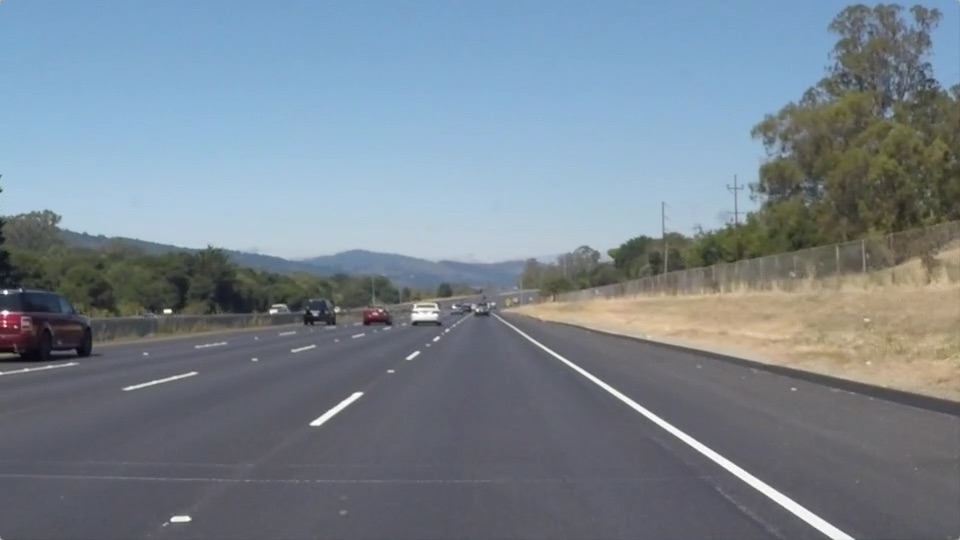
#> input picture solidWhiteRight.jpg, 960 x 540 px
$ python image1.5.py
#> lines starting #> are read from the running program, lines starting #| are printed output that depends on the picture; after the words box and inside, x2 and y2 are one past the last pixel; in counts of white or black regions, pixels touching at a corner belong together
# Do relevant imports
import matplotlib.pyplot as plt
import matplotlib.image as mpimg
import numpy as np
import cv2

# Read in and grayscale the image
image = mpimg.imread('solidWhiteRight.jpg')
#> image is the input picture: shape (540, 960, 3); mean R, G, B 120.3, 132.6, 143.7
gray = cv2.cvtColor(image,cv2.COLOR_RGB2GRAY)
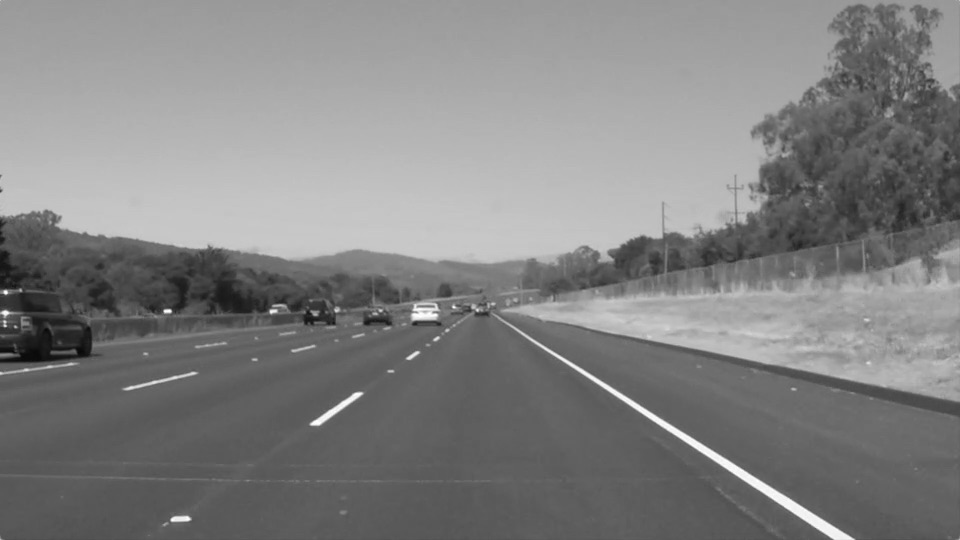
#> gray: shape (540, 960); min 8, max 255, mean 130.1

# Define a kernel size and apply Gaussian smoothing
kernel_size = 5
blur_gray = cv2.GaussianBlur(gray,(kernel_size, kernel_size),0)

# Define our parameters for Canny and apply
low_threshold = 50
high_threshold = 150
masked_edges = cv2.Canny(blur_gray, low_threshold, high_threshold)
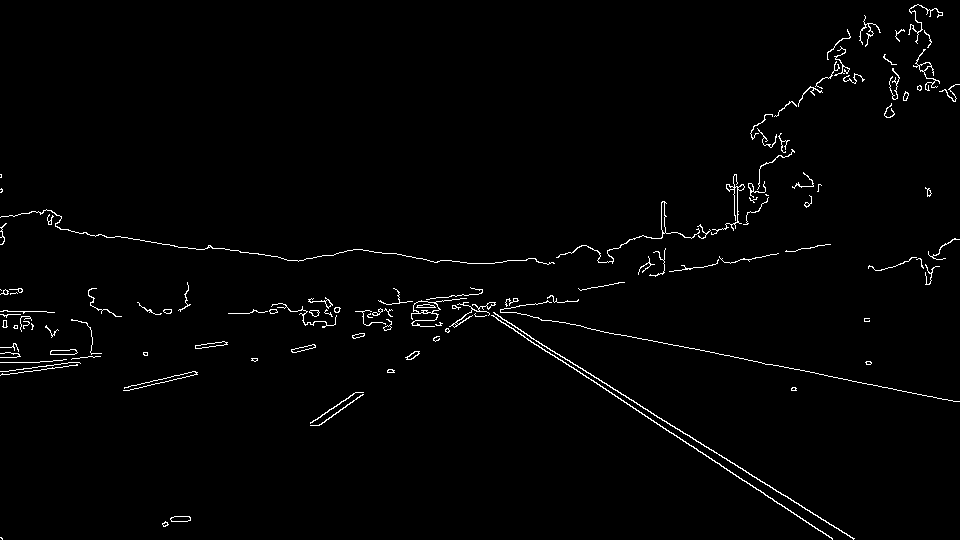
#> masked_edges: shape (540, 960); 1.5% white in thin lines or dots

# Define the Hough transform parameters
# Make a blank the same size as our image to draw on
rho = 1
theta = np.pi/180
threshold = 1
min_line_length = 10
max_line_gap = 1
line_image = np.copy(image)*0 #creating a blank to draw lines on
#> line_image: shape (540, 960, 3); every value is 0

# Run Hough on edge detected image
lines = cv2.HoughLinesP(masked_edges, rho, theta, threshold, np.array([]),
                            min_line_length, max_line_gap)
#> lines = 72 rows, first 6: [663, 428, 720, 464], [352, 402, 362, 394], [788, 498, 853, 539], [743, 470, 804, 507], [454, 327, 475, 313], [666, 233, 676, 232]

# Iterate over the output "lines" and draw lines on the blank
for line in lines:
    for x1,y1,x2,y2 in line:
        cv2.line(line_image,(x1,y1),(x2,y2),(255,255,255),10)
#> this loop made 72 passes
#> line on passes 1 to 12: [[663, 428, 720, 464]], [[352, 402, 362, 394]], [[788, 498, 853, 539]], [[743, 470, 804, 507]], [[454, 327, 475, 313]], [[666, 233, 676, 232]], [[798, 249, 817, 246]], [[768, 364, 827, 375]], [[163, 382, 174, 379]], [[536, 341, 569, 360]], [[759, 186, 759, 175]], [[162, 244, 174, 245]]
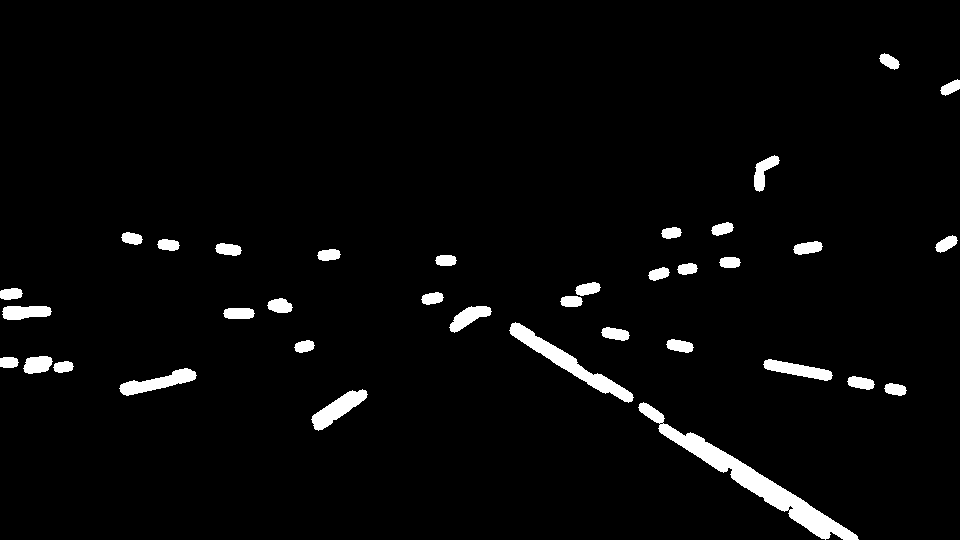
#> line_image: shape (540, 960, 3); 3.3% white; 36 white regions, largest, box (x1, y1, x2, y2) and area: (638, 402, 859, 540) 4243, (509, 322, 634, 403) 1879, (311, 389, 368, 431) 962

# Create a "color" binary image to combine with line image
color_edges = np.dstack((masked_edges, masked_edges, masked_edges))
#> color_edges: shape (540, 960, 3); 1.5% white in thin lines or dots

# Draw the lines on the edge image
combo = cv2.addWeighted(color_edges, 0.8, line_image, 1, 0)
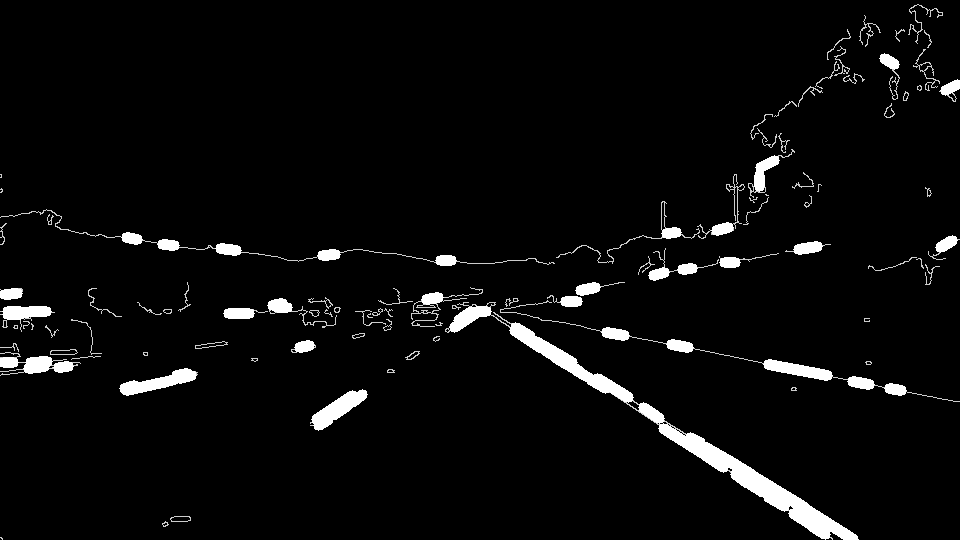
#> combo: shape (540, 960, 3); min 0, max 255, mean 10.4
plt.imshow(combo)
plt.show()

$ run again, with bridge_shadow.jpg copied over solidWhiteRight.jpg
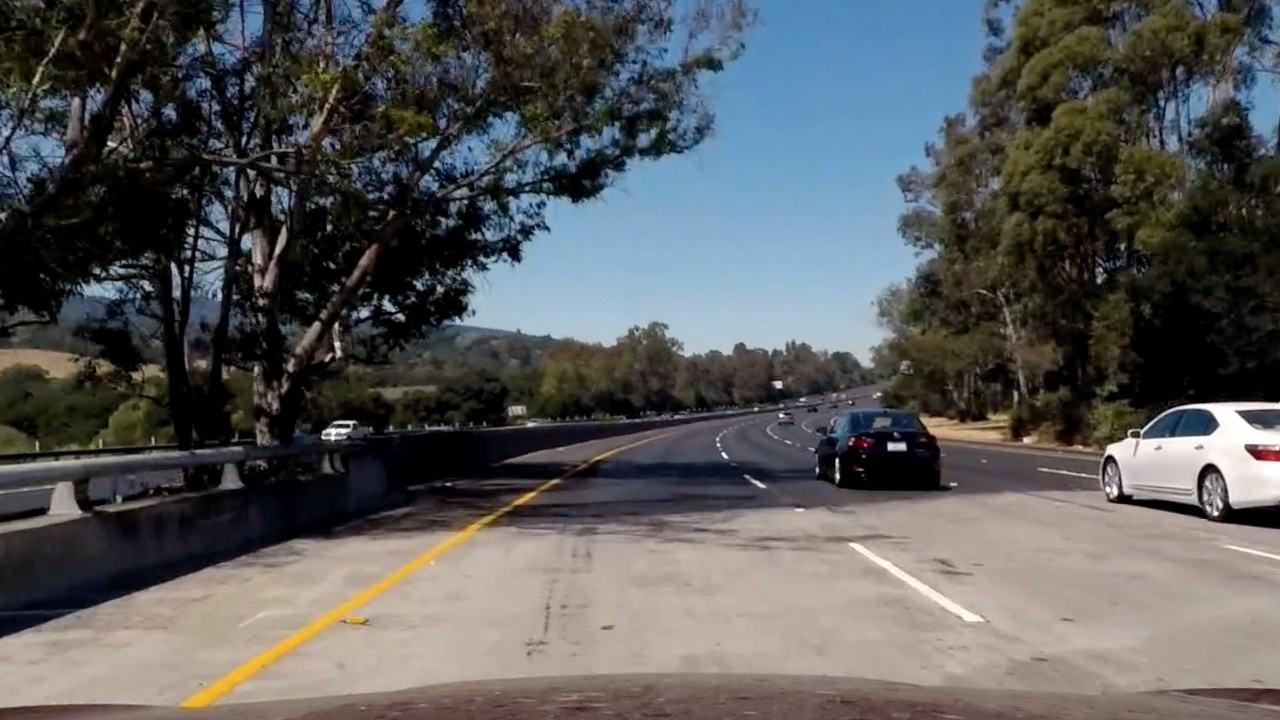
#> input picture bridge_shadow.jpg, 1280 x 720 px
#> image is the input picture: shape (720, 1280, 3); mean R, G, B 89.7, 90.6, 90.8
#> `masked_edges = cv2.Canny(blur_gray, low_threshold, high_threshold)`:
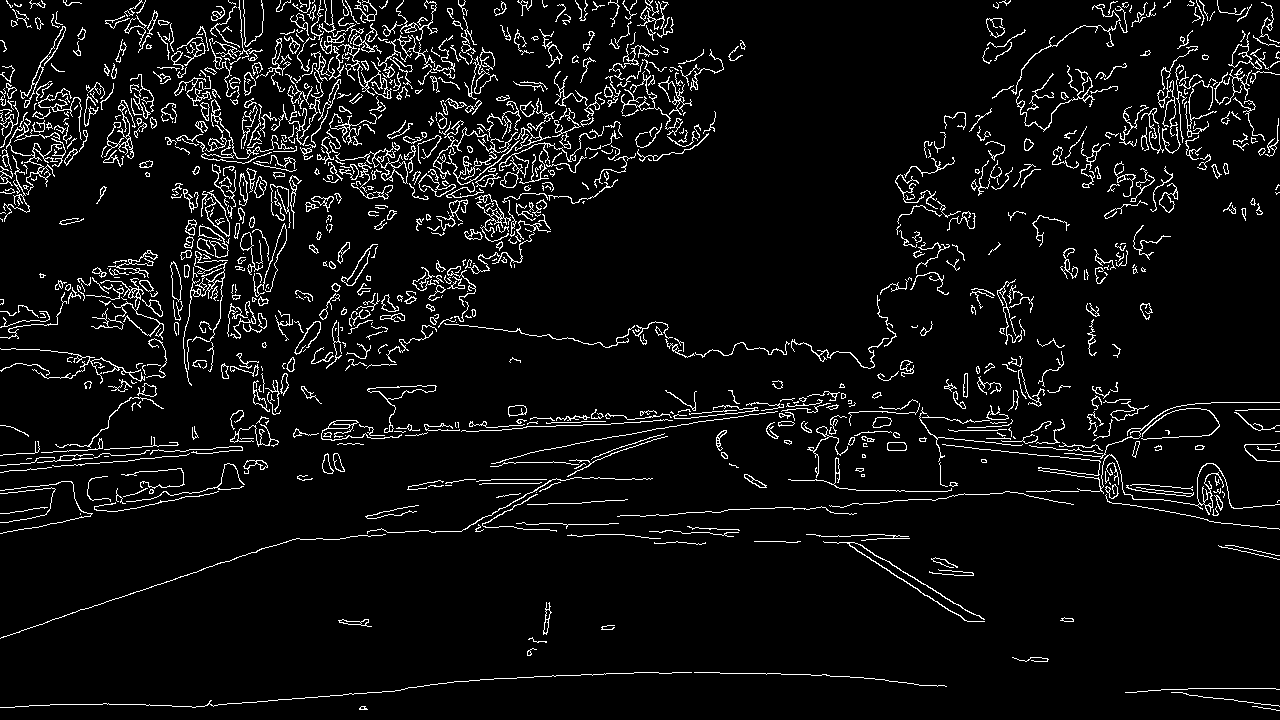
#> masked_edges: shape (720, 1280); 6.1% white in thin lines or dots
#> lines = 191 rows, first 6: [1160, 486, 1171, 486], [307, 34, 307, 23], [539, 504, 557, 503], [399, 130, 405, 120], [478, 72, 482, 60], [1150, 508, 1203, 518]
#> the loop `for line in lines:` made 191 passes
#> color_edges: shape (720, 1280, 3); 6.1% white in thin lines or dots
#> `combo = cv2.addWeighted(color_edges, 0.8, line_image, 1, 0)`:
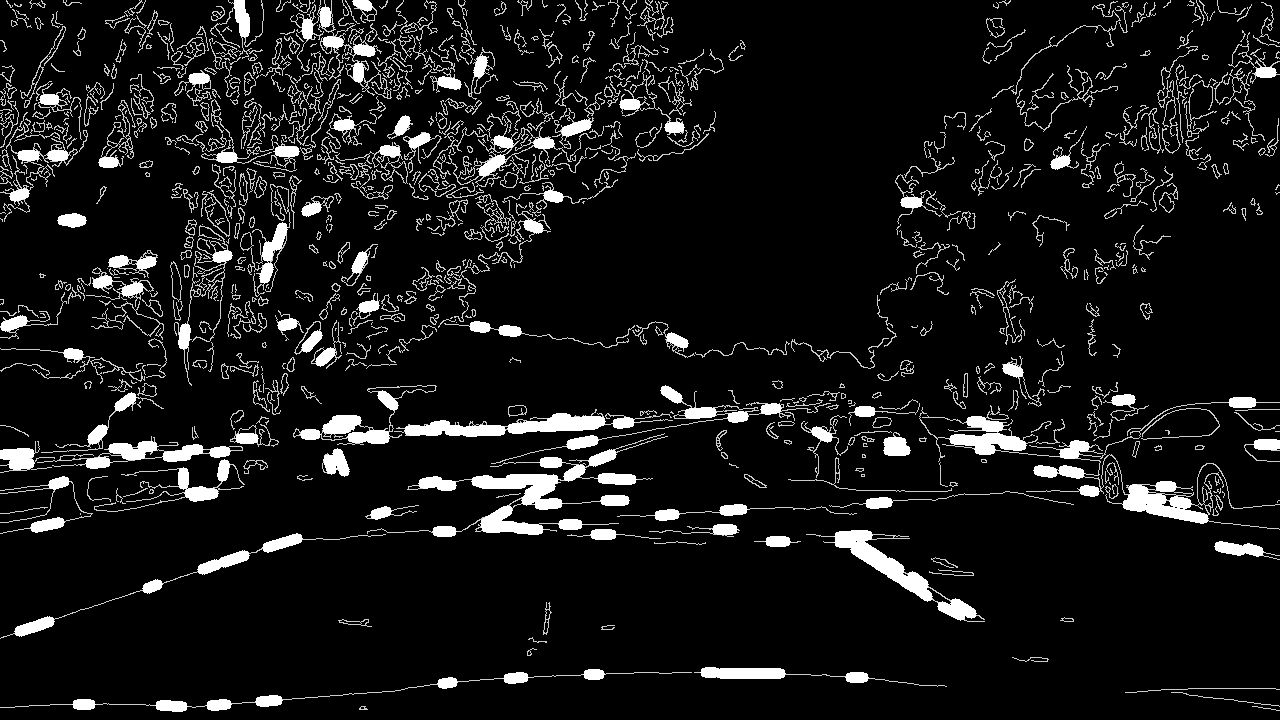
#> combo: shape (720, 1280, 3); min 0, max 255, mean 22.5

$ run again, with exit-ramp.jpg copied over solidWhiteRight.jpg
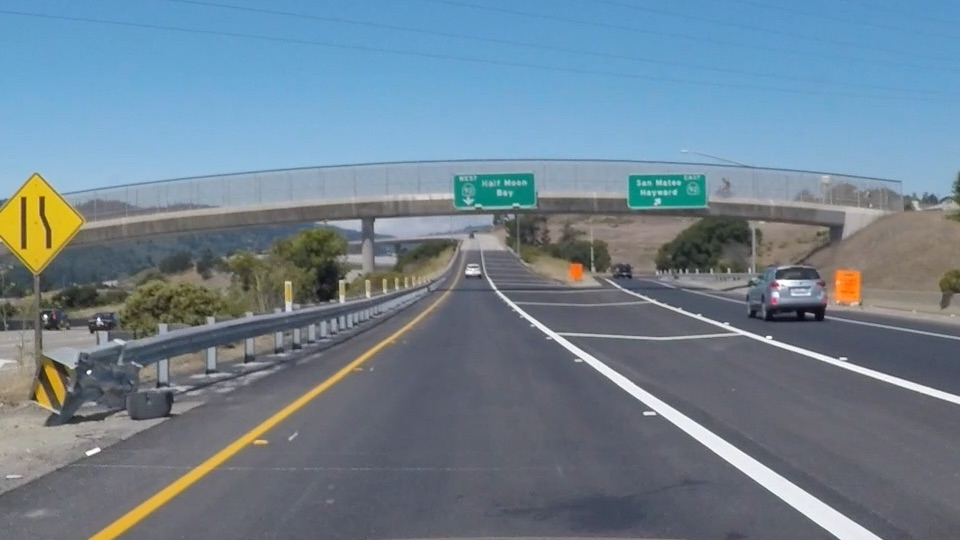
#> input picture exit-ramp.jpg, 960 x 540 px
#> image is the input picture: shape (540, 960, 3); mean R, G, B 111.3, 130.2, 144.4
#> `masked_edges = cv2.Canny(blur_gray, low_threshold, high_threshold)`:
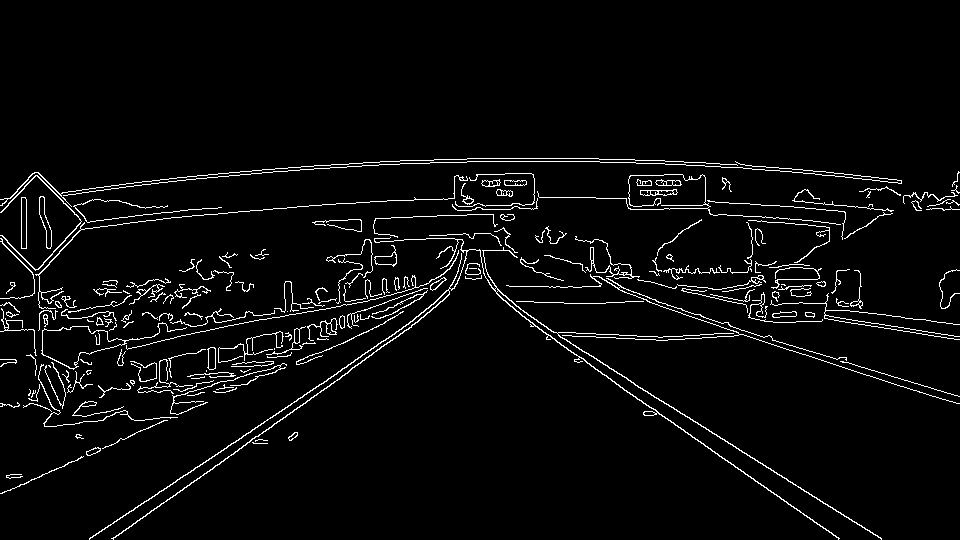
#> masked_edges: shape (540, 960); 3.8% white in thin lines or dots, all inside (x1, y1, x2, y2) = (0, 158, 960, 540)
#> lines = 211 rows, first 6: [375, 256, 389, 256], [394, 305, 418, 294], [729, 203, 749, 203], [359, 311, 376, 305], [704, 445, 714, 451], [834, 317, 845, 318]
#> the loop `for line in lines:` made 211 passes
#> `combo = cv2.addWeighted(color_edges, 0.8, line_image, 1, 0)`:
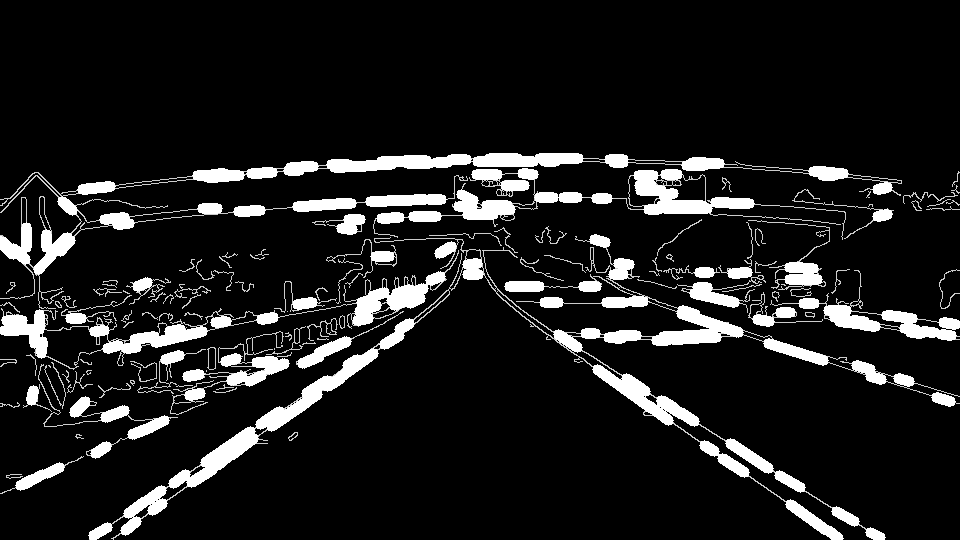
#> combo: shape (540, 960, 3); min 0, max 255, mean 28.5
